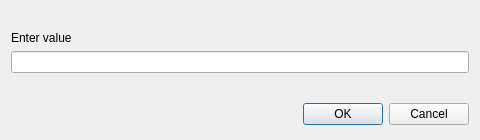
<?xml version="1.0" encoding="UTF-8"?>
<ui version="4.0">
 <class>FormDialog</class>
 <widget class="QDialog" name="FormDialog">
  <property name="geometry">
   <rect>
    <x>0</x>
    <y>0</y>
    <width>480</width>
    <height>140</height>
   </rect>
  </property>
  <property name="sizePolicy">
   <sizepolicy hsizetype="Preferred" vsizetype="Preferred">
    <horstretch>0</horstretch>
    <verstretch>0</verstretch>
   </sizepolicy>
  </property>
  <property name="minimumSize">
   <size>
    <width>300</width>
    <height>140</height>
   </size>
  </property>
  <property name="maximumSize">
   <size>
    <width>16777215</width>
    <height>140</height>
   </size>
  </property>
  <property name="windowTitle">
   <string>Dialog</string>
  </property>
  <property name="locale">
   <locale language="English" country="World"/>
  </property>
  <layout class="QVBoxLayout" name="verticalLayout">
   <item>
    <spacer name="verticalSpacer_2">
     <property name="orientation">
      <enum>Qt::Vertical</enum>
     </property>
     <property name="sizeHint" stdset="0">
      <size>
       <width>20</width>
       <height>40</height>
      </size>
     </property>
    </spacer>
   </item>
   <item>
    <widget class="QLabel" name="labelQuestion">
     <property name="text">
      <string>Enter value</string>
     </property>
    </widget>
   </item>
   <item>
    <widget class="QLineEdit" name="editAnswer">
     <property name="minimumSize">
      <size>
       <width>0</width>
       <height>0</height>
      </size>
     </property>
    </widget>
   </item>
   <item>
    <spacer name="verticalSpacer">
     <property name="orientation">
      <enum>Qt::Vertical</enum>
     </property>
     <property name="sizeHint" stdset="0">
      <size>
       <width>20</width>
       <height>40</height>
      </size>
     </property>
    </spacer>
   </item>
   <item>
    <widget class="QDialogButtonBox" name="buttonBox">
     <property name="minimumSize">
      <size>
       <width>0</width>
       <height>30</height>
      </size>
     </property>
     <property name="orientation">
      <enum>Qt::Horizontal</enum>
     </property>
     <property name="standardButtons">
      <set>QDialogButtonBox::Cancel|QDialogButtonBox::Ok</set>
     </property>
    </widget>
   </item>
  </layout>
 </widget>
 <resources/>
 <connections>
  <connection>
   <sender>buttonBox</sender>
   <signal>accepted()</signal>
   <receiver>FormDialog</receiver>
   <slot>accept()</slot>
   <hints>
    <hint type="sourcelabel">
     <x>248</x>
     <y>254</y>
    </hint>
    <hint type="destinationlabel">
     <x>157</x>
     <y>274</y>
    </hint>
   </hints>
  </connection>
  <connection>
   <sender>buttonBox</sender>
   <signal>rejected()</signal>
   <receiver>FormDialog</receiver>
   <slot>reject()</slot>
   <hints>
    <hint type="sourcelabel">
     <x>316</x>
     <y>260</y>
    </hint>
    <hint type="destinationlabel">
     <x>286</x>
     <y>274</y>
    </hint>
   </hints>
  </connection>
 </connections>
</ui>
